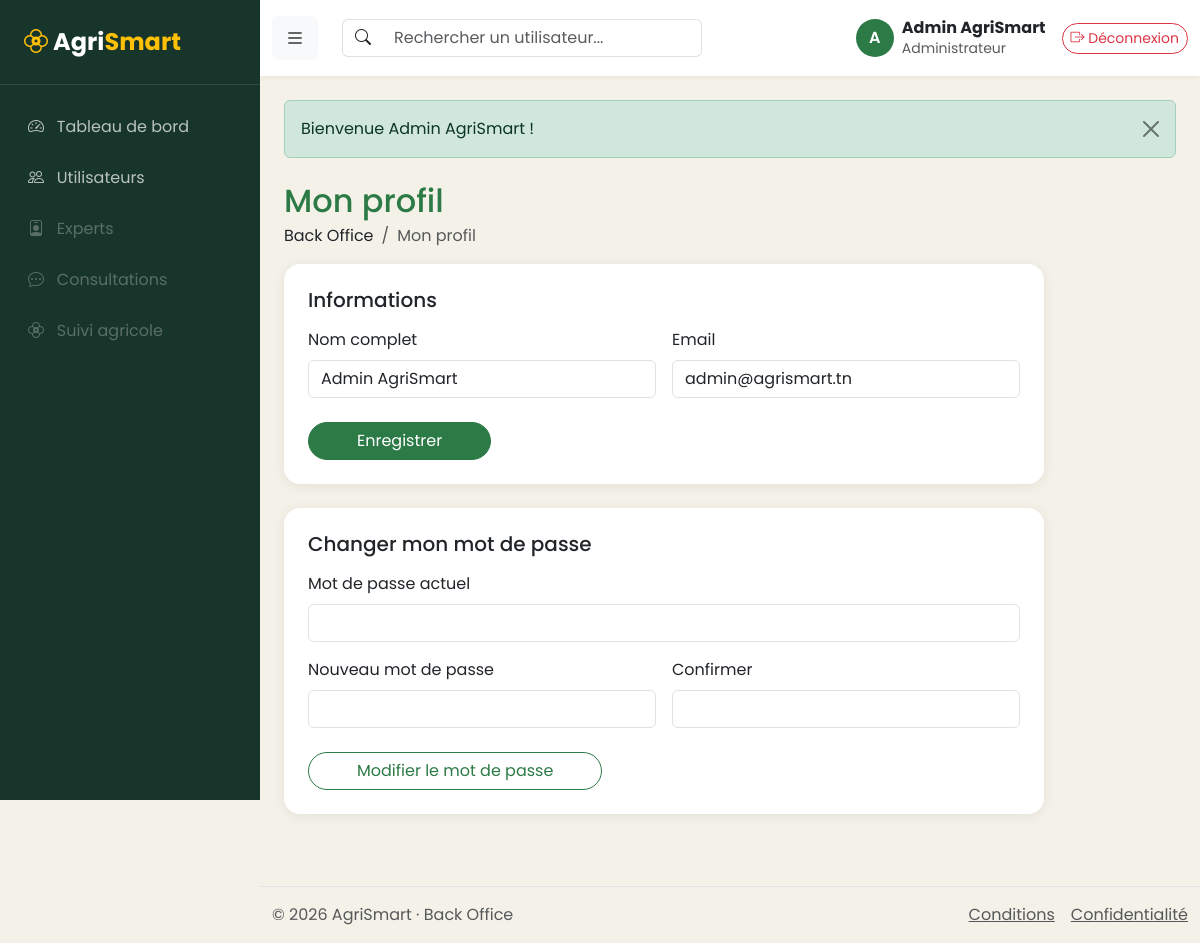
Screenshot of /backoffice/index.php?page=profil (signed in) with the database file from the repository.
### tables this page shows
CREATE TABLE utilisateur (
    id                 INT AUTO_INCREMENT PRIMARY KEY,
    nom                VARCHAR(100) NOT NULL,
    email              VARCHAR(150) NOT NULL UNIQUE,
    mot_de_passe       VARCHAR(255) NOT NULL,               
    role               ENUM('agriculteur','administrateur') NOT NULL DEFAULT 'agriculteur',
    telephone          VARCHAR(20)  NOT NULL DEFAULT '',
    adresse            VARCHAR(255) NOT NULL DEFAULT '',
    region             VARCHAR(60)  NOT NULL DEFAULT '',
    niveau_acces       TINYINT      NOT NULL DEFAULT 1,     
    actif              TINYINT(1)   NOT NULL DEFAULT 1,     
    derniere_connexion DATETIME NULL,
    created_at         TIMESTAMP DEFAULT CURRENT_TIMESTAMP,
    INDEX idx_role (role)
);

### backoffice/app/Controllers/Controller.php (called while the page is built, shortened)
<?php
abstract class Controller
{
    protected function render(string $view, array $data = [], string $title = 'AgriSmart Admin', string $currentPage = '', string $extraScripts = ''): void
    {
        $admin = users()->currentUser();
        extract($data, EXTR_SKIP);
        require __DIR__ . '/../Views/pages/' . $view . '.php';
        require __DIR__ . '/../Views/layout.php';
    }
    protected function requireAdmin(): Administrateur
    {
        $user = users()->requireRole(Utilisateur::ROLE_ADMIN);
        return $user;
    }
}

### backoffice/app/Controllers/ProfilController.php (called while the page is built, shortened)
<?php
class ProfilController extends Controller
{
    public function index(): void
    {
        $admin = $this->requireAdmin();
        $errors = [];
        $this->render('profil', ['user' => $admin, 'errors' => $errors, 'pwdErrors' => []], 'Mon profil', 'profil');
    }
}

### backoffice/index.php (called while the page is built, shortened)
<?php
require_once __DIR__ . '/../core/helpers.php';
require_once __DIR__ . '/../controllers/UserController.php';
require_once __DIR__ . '/app/helpers.php';
require_once __DIR__ . '/app/Controllers/Controller.php';
$routes = require __DIR__ . '/app/routes.php';
$page = (string) ($_GET['page'] ?? 'dashboard');
if ($page !== 'login') {
    users()->requireRole(Utilisateur::ROLE_ADMIN);
}
[$class, $method] = $routes[$page];
(new $class())->$method();

### core/helpers.php (called while the page is built, shortened)
<?php
function e($v): string
{
    return htmlspecialchars((string) $v, ENT_QUOTES, 'UTF-8');
}
function url(string $page, array $params = []): string
{
    return 'index.php?' . http_build_query(['page' => $page] + $params);
}

### config/config.php (called while the page is built, shortened)
<?php
$config = [
    'db' => [
        'host'    => 'localhost',
        'port'    => 3306,
        'name'    => 'agrismart',
        'user'    => 'root',
        'pass'    => '',
        'charset' => 'utf8mb4',
    ],
    'debug'            => false,
    'session_lifetime' => 1800,
    'max_login_tries'  => 5,
    'lockout_minutes'  => 5,
];
$local = __DIR__ . '/config.local.php';
return $config;

### config/database.php (called while the page is built, shortened)
<?php
class Database
{
    private static ?PDO $pdo = null;
    public static function getConnexion(): PDO
    {
        if (self::$pdo === null) {
            $config = require __DIR__ . '/config.php';
            $db = $config['db'];
            $dsn = sprintf('mysql:host=%s;port=%d;dbname=%s;charset=%s', $db['host'], $db['port'], $db['name'], $db['charset']);
            try {
                self::$pdo = new PDO($dsn, $db['user'], $db['pass'], [
                    PDO::ATTR_ERRMODE            => PDO::ERRMODE_EXCEPTION,
                    PDO::ATTR_DEFAULT_FETCH_MODE => PDO::FETCH_ASSOC,
                    PDO::ATTR_EMULATE_PREPARES   => false,
                ]);
            } catch (PDOException $e) {
                error_log('AgriSmart DB: ' . $e->getMessage());
                http_response_code(500);
                die(!empty($config['debug'])
                    ? 'Erreur base de données : ' . htmlspecialchars($e->getMessage(), ENT_QUOTES, 'UTF-8')
                    : 'Service temporairement indisponible (connexion à la base de données impossible).');
            }
        }
        return self::$pdo;
    }
}

### backoffice/app/helpers.php (called while the page is built, shortened)
<?php
function users(): UserController
{
    static $controller = null;
    if ($controller === null) {
        $controller = new UserController();
    }
    return $controller;
}

### controllers/UserController.php (called while the page is built, shortened)
<?php
require_once __DIR__ . '/../config/database.php';
class UserController
{
    private PDO $db;
    private ?Utilisateur $current = null;
    private bool $currentLoaded = false;
    public function __construct()
    {
        $this->db = Database::getConnexion();
        $this->config = require __DIR__ . '/../config/config.php';
    }
    public static function isAuthenticated(): bool
    {
        return !empty($_SESSION['user_id']);
    }
    public function currentUser(): ?Utilisateur
    {
        if (!$this->currentLoaded) {
            $this->currentLoaded = true;
            $this->current = $this->findById((int) $_SESSION['user_id']);
        }
        return $this->current;
    }
    public function requireAuth(): Utilisateur
    {
        $user = $this->currentUser();
        return $user;
    }
    public function requireRole(string $role): Utilisateur
    {
        $user = $this->requireAuth();
        return $user;
    }
    public function findById(int $id): ?Utilisateur
    {
        $stmt = $this->db->prepare('SELECT * FROM utilisateur WHERE id = :id LIMIT 1');
        $stmt->execute(['id' => $id]);
        $row = $stmt->fetch();
        return $row ? Utilisateur::fromArray($row) : null;
    }
}

### models/Administrateur.php (called while the page is built, shortened)
<?php
class Administrateur extends Utilisateur
{
    public function getRole(): string { return self::ROLE_ADMIN; }
}

### models/Utilisateur.php (called while the page is built, shortened)
<?php
class Utilisateur
{
    protected string $nom = '';
    protected string $email = '';
    public function getNom(): string { return $this->nom; }
    public function getEmail(): string { return $this->email; }
    public function setNom(string $nom): void { $this->nom = $nom; }
    public function setEmail(string $email): void { $this->email = $email; }
}

### backoffice/app/Views/pages/profil.php (the view, shortened to what this page needs)
<section class="page-content">
    <h2 class="text-primary mb-1">Mon profil</h2>
    <nav aria-label="breadcrumb"><ol class="breadcrumb">
        <li class="breadcrumb-item">Back Office</li>
        <li class="breadcrumb-item active" aria-current="page">Mon profil</li>
    </ol></nav>
    <div class="card p-4 mb-4" style="max-width: 760px;">
        <h5 class="mb-3">Informations</h5>
        <form method="post" action="<?= url('profil') ?>" novalidate data-validate>
            <div class="row g-3">
                <div class="col-md-6">
                    <label for="nom" class="form-label">Nom complet</label>
                    <input type="text" id="nom" name="nom" data-rules="required|min:3|max:100" value="<?= e($_POST['nom'] ?? $user->getNom()) ?>" class="form-control<?= isset($errors['nom']) ? ' is-invalid' : '' ?>">
                </div>
                <div class="col-md-6">
                    <label for="email" class="form-label">Email</label>
                    <input type="email" id="email" name="email" data-rules="required|email" value="<?= e($_POST['email'] ?? $user->getEmail()) ?>" class="form-control<?= isset($errors['email']) ? ' is-invalid' : '' ?>">
                </div>
            </div>
            <button type="submit" class="btn btn-primary rounded-pill px-5 mt-4">Enregistrer</button>
        </form>
    </div>
    <div class="card p-4" style="max-width: 760px;">
        <h5 class="mb-3">Changer mon mot de passe</h5>
        <form method="post" action="<?= url('profil-password') ?>" novalidate data-validate>
            <div class="row g-3">
                <div class="col-12">
                    <label for="current_password" class="form-label">Mot de passe actuel</label>
                    <input type="password" id="current_password" name="current_password" data-rules="required" autocomplete="current-password" class="form-control<?= isset($pwdErrors['current_password']) ? ' is-invalid' : '' ?>">
                </div>
                <div class="col-md-6">
                    <label for="new_password" class="form-label">Nouveau mot de passe</label>
                    <input type="password" id="new_password" name="password" data-rules="required|password" autocomplete="new-password" class="form-control<?= isset($pwdErrors['password']) ? ' is-invalid' : '' ?>">
                </div>
                <div class="col-md-6">
                    <label for="new_confirm" class="form-label">Confirmer</label>
                    <input type="password" id="new_confirm" name="confirm" data-rules="required|match:#new_password" autocomplete="new-password" class="form-control<?= isset($pwdErrors['confirm']) ? ' is-invalid' : '' ?>">
                </div>
            </div>
            <button type="submit" class="btn btn-outline-primary rounded-pill px-5 mt-4">Modifier le mot de passe</button>
        </form>
    </div>
</section>

### backoffice/app/Views/partials/header.php (shortened to what this page needs)
<header class="header">
    <div class="container-fluid">
        <div class="d-flex align-items-center justify-content-between py-3">
            <button type="button" id="menu-toggle" class="btn btn-light" aria-label="Menu"><i class="bi bi-list fs-5"></i></button>
            <form class="d-none d-md-block flex-grow-1 mx-4" role="search" method="get" action="index.php">
                <div class="input-group" style="max-width: 360px;">
                    <span class="input-group-text bg-white border-end-0"><i class="bi bi-search"></i></span>
                    <input type="search" name="q" class="form-control border-start-0" placeholder="Rechercher un utilisateur..." aria-label="Rechercher">
                </div>
            </form>
            <div class="d-flex align-items-center gap-3">
                <a href="<?= url('profil') ?>" class="d-flex align-items-center text-decoration-none text-dark">
                    <span class="avatar me-2"><?= e(mb_strtoupper(mb_substr($admin ? $admin->getNom() : 'A', 0, 1))) ?></span>
                    <div class="lh-sm d-none d-sm-block"><strong><?= e($admin ? $admin->getNom() : 'Admin') ?></strong><br><small class="text-muted">Administrateur</small></div>
                </a>
                <form method="post" action="<?= url('logout') ?>" class="m-0">
                    <button type="submit" class="btn btn-outline-danger btn-sm rounded-pill"><i class="bi bi-box-arrow-right"></i> Déconnexion</button>
                </form>
            </div>
        </div>
    </div>
</header>

### backoffice/app/Views/assets/css/admin.css (style rules this page uses)
:root { --as-leaf: #2C7A46; --as-forest: #17352A; --as-ochre: #E3A72F; --as-sand: #F4F1E8; --sidebar-w: 260px; --bs-primary: #2C7A46; --bs-primary-rgb: 44, 122, 70; --bs-link-color: #2C7A46; --bs-link-hover-color: #17352A; --bs-body-font-family: 'Poppins', system-ui, sans-serif; }
body { background: var(--as-sand); }
.text-primary { color: var(--as-leaf) !important; }
.btn-primary { --bs-btn-bg: #2C7A46; --bs-btn-border-color: #2C7A46; --bs-btn-hover-bg: #17352A; --bs-btn-hover-border-color: #17352A; --bs-btn-active-bg: #17352A; --bs-btn-active-border-color: #17352A; }
.btn-outline-primary { --bs-btn-color: #2C7A46; --bs-btn-border-color: #2C7A46; --bs-btn-hover-bg: #2C7A46; --bs-btn-hover-border-color: #2C7A46; }
.card { border: 0; border-radius: 16px; box-shadow: 0 2px 12px rgba(23,53,42,.08); }
.header { background: #fff; box-shadow: 0 1px 6px rgba(0,0,0,.06); position: sticky; top: 0; z-index: 90; }
.avatar { width: 38px; height: 38px; border-radius: 50%; background: var(--as-leaf); color: #fff; display: inline-flex; align-items: center; justify-content: center; font-weight: 600; }
.page-content { padding: 1.5rem; }

### rows the page displays
utilisateur: nom "A", nom "Admin AgriSmart", email "admin@agrismart.tn"

### other values shown
$item['label'] "Tableau de bord"
$item['label'] "Utilisateurs"
$item['label'] "Experts"
$item['label'] "Consultations"
$item['label'] "Suivi agricole"
$flashMsg['msg'] "Bienvenue Admin AgriSmart !"
